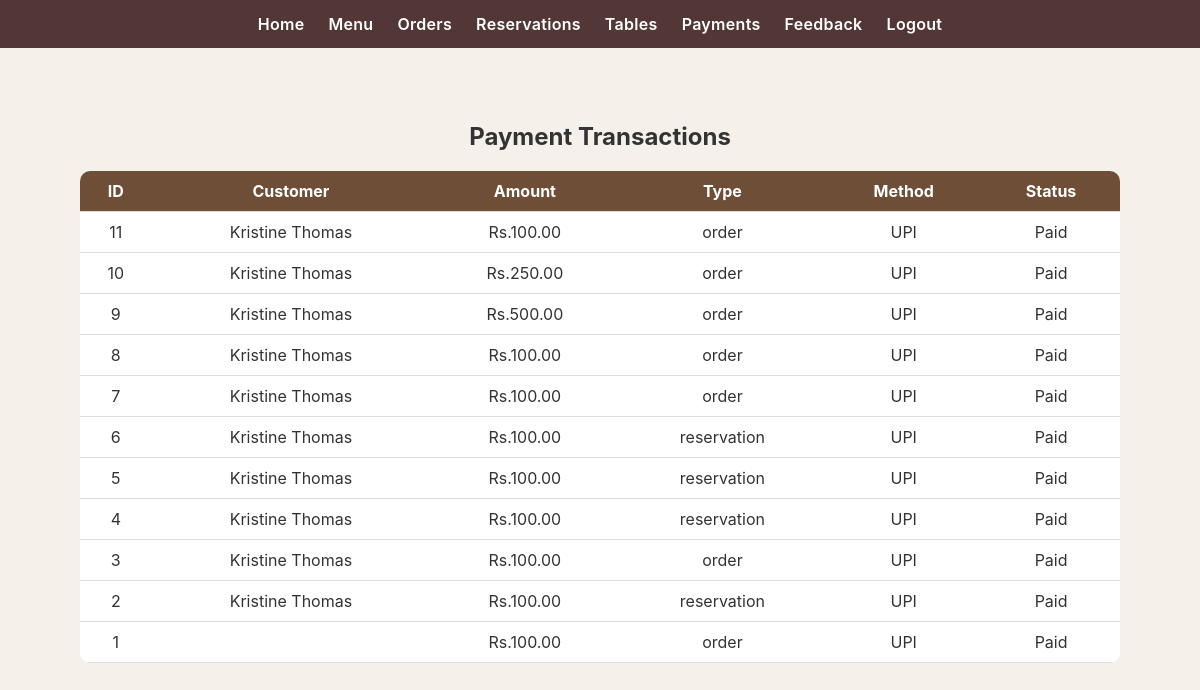
Screenshot of /admin/payments.php with the database file from the repository.
### tables this page shows
CREATE TABLE `payments` (
  `id` int(11) NOT NULL AUTO_INCREMENT,
  `ref_id` int(11) DEFAULT NULL,
  `amount` decimal(10,2) DEFAULT NULL,
  `type` enum('order','reservation') DEFAULT NULL,
  `method` varchar(50) DEFAULT NULL,
  `status` enum('Paid','Pending') DEFAULT NULL,
  `payment_time` datetime DEFAULT CURRENT_TIMESTAMP,
  PRIMARY KEY (`id`)
);

CREATE TABLE `users` (
  `id` int(11) NOT NULL AUTO_INCREMENT,
  `name` varchar(100) DEFAULT NULL,
  `email` varchar(120) DEFAULT NULL,
  `password` varchar(255) DEFAULT NULL,
  `role` enum('admin','customer') DEFAULT NULL,
  PRIMARY KEY (`id`),
  UNIQUE KEY `email` (`email`)
);

### admin/payments.php (the view)
<?php include '../db.php'; include 'navbar.php'; ?>
<link rel="stylesheet" href="../style.css">
<div class="container">
<h2 align="center">Payment Transactions</h2>
<table class="table">
<tr>
<th>ID</th>
<th>Customer</th>
<th>Amount</th>
<th>Type</th>
<th>Method</th>
<th>Status</th>
</tr>
<?php
$res = mysqli_query($conn,"
SELECT p.*, u.name
FROM payments p
LEFT JOIN users u
ON p.ref_id = u.id
ORDER BY p.id DESC
");
while($row = mysqli_fetch_assoc($res)){
?>
<tr>
<td><?php echo $row['id']; ?></td>
<td><?php echo $row['name']; ?></td>
<td>Rs.<?php echo $row['amount']; ?></td>
<td><?php echo $row['type']; ?></td>
<td><?php echo $row['method']; ?></td>
<td><?php echo $row['status']; ?></td>
</tr>
<?php } ?>
</table>
</div>

### style.css (style rules this page uses)
* { box-sizing:border-box }
body { margin: 0; font-family: -apple-system, BlinkMacSystemFont, "Segoe UI", Arial, sans-serif; }
body { margin:0;background:#f5f1ea;color:#333 }
.container { width:92%;max-width:1100px;margin:24px auto }
.table { width:100%;border-collapse:collapse;background:#fff;border-radius:10px;overflow:hidden }
.table th,.table td { padding:10px;border-bottom:1px solid #eee;text-align:center }
.table th { background:#4b2e2e;color:#fff }
.container { padding: 30px; }
.table { width: 100%; margin-top: 20px; border-collapse: collapse; }
.table th, .table td { padding: 10px; border-bottom: 1px solid #ddd; text-align: center; }
.table th { background: #6f4e37; color: white; }

### rows the page displays
payments: id "11", users.name "Kristine Thomas", amount "100.00", type "order", method "UPI", status "Paid"
payments: id "10", users.name "Kristine Thomas", amount "250.00", type "order", method "UPI", status "Paid"
payments: id "9", users.name "Kristine Thomas", amount "500.00", type "order", method "UPI", status "Paid"
payments: id "8", users.name "Kristine Thomas", amount "100.00", type "order", method "UPI", status "Paid"
payments: id "7", users.name "Kristine Thomas", amount "100.00", type "order", method "UPI", status "Paid"
payments: id "6", users.name "Kristine Thomas", amount "100.00", type "reservation", method "UPI", status "Paid"
payments: id "5", users.name "Kristine Thomas", amount "100.00", type "reservation", method "UPI", status "Paid"
payments: id "4", users.name "Kristine Thomas", amount "100.00", type "reservation", method "UPI", status "Paid"
payments: id "3", users.name "Kristine Thomas", amount "100.00", type "order", method "UPI", status "Paid"
payments: id "2", users.name "Kristine Thomas", amount "100.00", type "reservation", method "UPI", status "Paid"
payments: id "1", amount "100.00", type "order", method "UPI", status "Paid"
